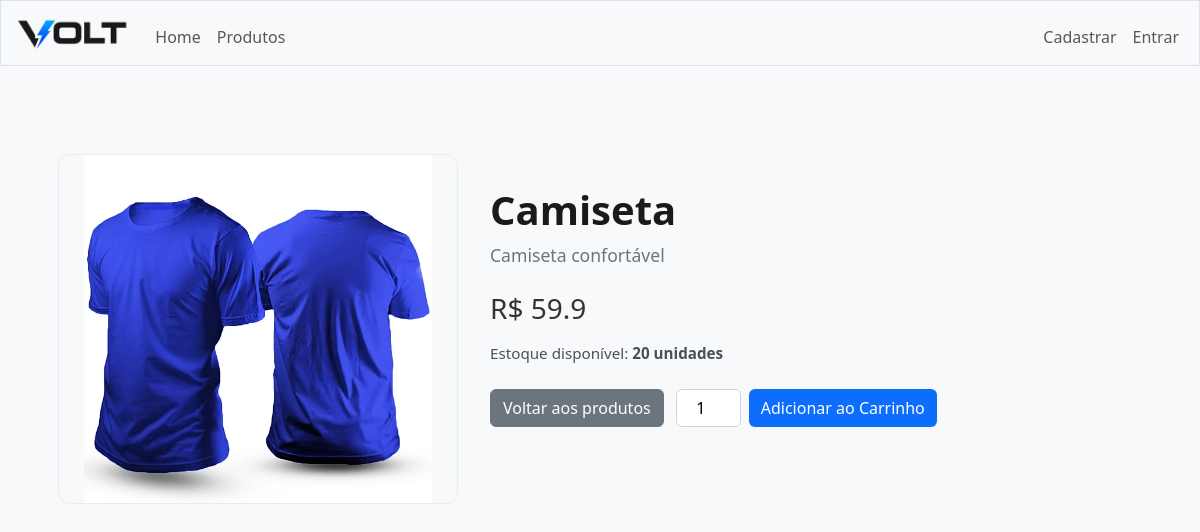
Screenshot of /product?id=14 with the database file from the repository.
### tables this page shows
CREATE TABLE products (
    id INTEGER PRIMARY KEY AUTOINCREMENT,
    name TEXT NOT NULL,
    description TEXT,
    price NUMERIC NOT NULL,
    stock INTEGER NOT NULL DEFAULT 0,
    image TEXT
);

### app.py (the view)
@app.route("/product")
def product():
    product_id = request.args.get("id")
    if not product_id:
        return redirect("/")
    products = db.execute("SELECT * FROM products WHERE id = ?", product_id)
    if not products:
        return "Produto não encontrado", 404
    return render_template("shop/product.html", product=products[0])

### app.py (called while the page is built)
@app.after_request
def after_request(response):
    response.headers["Cache-Control"] = "no-cache, no-store, must-revalidate"
    response.headers["Expires"] = 0
    response.headers["Pragma"] = "no-cache"
    return response

### templates/shop/product.html (shortened to what this page needs)
{% extends "layout.html" %}
{% block main %}
    <div class="main-content">
        <div class="product-detail">
            <div class="product-image" id="zoom-container">
                <img id="product-img" src="{{ url_for('static', filename='images/' ~ product.image) }}" alt="{{ product.name }}">
            </div>
            <div class="product-info">
                <h1>{{ product.name }}</h1>
                <p class="description">{{ product.description }}</p>
                <h3 class="price">R$ {{ product.price }}</h3>
                <p style="margin: 1rem 0; font-size: 0.95rem; color: #495057;">
                    Estoque disponível: <strong>{{ product.stock }} unidades</strong>
                </p>
                <div class="product-actions" style="display: flex; gap: 0.75rem; align-items: center; flex-wrap: wrap; margin-top: 1.5rem;">
                    <a href="/products" class="btn btn-secondary" style="margin: 0; white-space: nowrap;">Voltar aos produtos</a>
                    <form action="/add_to_cart" method="post" style="display: flex; gap: 0.5rem; align-items: center; margin: 0;">
                        <input type="number" name="quantity" value="1" min="1" max="{{ product.stock }}" style="width: 65px; height: 38px; padding: 0.3rem; border: 1px solid #ced4da; border-radius: 6px; text-align: center; font-size: 1rem; box-sizing: border-box;">
                        <button type="submit" class="btn btn-primary" style="border: none; cursor: pointer; height: 38px; display: flex; align-items: center; justify-content: center; white-space: nowrap;">Adicionar ao Carrinho</button>
                    </form>
                </div>
            </div>
        </div>
    </div>
{% endblock %}

### static/css/styles.css (style rules this page uses)
body { background-color: #f8f9fa; font-family: 'Segoe UI', Tahoma, Geneva, Verdana, sans-serif; color: #333; }
h1 { font-size: 2.5rem; font-weight: 700; color: #1a1a1a; margin-top: 2rem; margin-bottom: 0.5rem; }
p { color: #6c757d; font-size: 1.1rem; margin-bottom: 1.5rem; }
.main-content { max-width: 1200px; margin: 0 auto; padding: 0 1rem; }
.product-detail { display: flex; gap: 2rem; margin-top: 2.5rem; align-items: flex-start; }
.product-image { flex: 0 0 400px; max-width: 400px; }
.product-image img { width: 100%; height: 350px; object-fit: contain; border-radius: 12px; border: 1px solid #e9ecef; }
.product-info { flex: 1; }
.product-image { position: relative; cursor: crosshair; }

### rows the page displays
products: image (picture), name "Camiseta", description "Camiseta confortável", price "59.9", stock "20"
